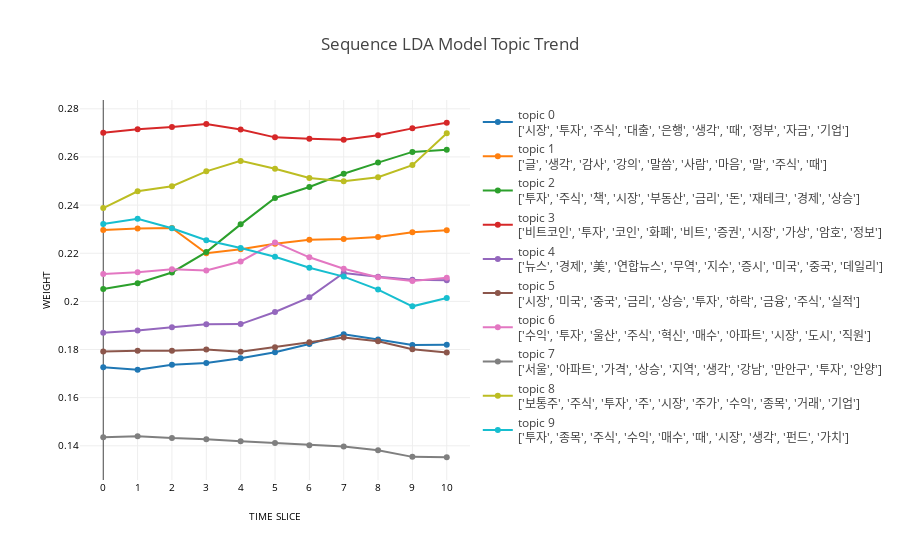

This figure's notebook cell:
### Code cell
tc.get_sequence_topic_graph()

### Figure 1 — Plotly figure (JSON) as saved in the notebook; plotly's stock layout.template omitted (floating-point values rounded to 4 significant figures)
{"data": [{"marker": {}, "name": "topic 0<br>['시장', '투자', '주식', '대출', '은행', '생각', '때', '정부', '자금', '기업']", "type": "scatter", "x": ["0", "1", "2", "3", "4", "5", "6", "7", "8", "9", "10"], "y": [0.1727, 0.1716, 0.1736, 0.1744, 0.1763, 0.1789, 0.1823, 0.1864, 0.1842, 0.1819, 0.182], "yaxis": "y"}, {"marker": {}, "name": "topic 1<br>['글', '생각', '감사', '강의', '말씀', '사람', '마음', '말', '주식', '때']", "type": "scatter", "x": ["0", "1", "2", "3", "4", "5", "6", "7", "8", "9", "10"], "y": [0.2296, 0.2302, 0.2305, 0.22, 0.2217, 0.224, 0.2256, 0.2259, 0.2268, 0.2288, 0.2295], "yaxis": "y"}, {"marker": {}, "name": "topic 2<br>['투자', '주식', '책', '시장', '부동산', '금리', '돈', '재테크', '경제', '상승']", "type": "scatter", "x": ["0", "1", "2", "3", "4", "5", "6", "7", "8", "9", "10"], "y": [0.2051, 0.2075, 0.212, 0.2205, 0.232, 0.243, 0.2475, 0.253, 0.2577, 0.2621, 0.263], "yaxis": "y"}, {"marker": {}, "name": "topic 3<br>['비트코인', '투자', '코인', '화폐', '비트', '증권', '시장', '가상', '암호', '정보']", "type": "scatter", "x": ["0", "1", "2", "3", "4", "5", "6", "7", "8", "9", "10"], "y": [0.2701, 0.2715, 0.2724, 0.2737, 0.2714, 0.2681, 0.2676, 0.2671, 0.269, 0.2719, 0.2742], "yaxis": "y"}, {"marker": {}, "name": "topic 4<br>['뉴스', '경제', '美', '연합뉴스', '무역', '지수', '증시', '미국', '중국', '데일리']", "type": "scatter", "x": ["0", "1", "2", "3", "4", "5", "6", "7", "8", "9", "10"], "y": [0.187, 0.1879, 0.1892, 0.1905, 0.1906, 0.1956, 0.2017, 0.2118, 0.2102, 0.209, 0.2087], "yaxis": "y"}, {"marker": {}, "name": "topic 5<br>['시장', '미국', '중국', '금리', '상승', '투자', '하락', '금융', '주식', '실적']", "type": "scatter", "x": ["0", "1", "2", "3", "4", "5", "6", "7", "8", "9", "10"], "y": [0.1792, 0.1795, 0.1795, 0.18, 0.1791, 0.181, 0.183, 0.185, 0.1834, 0.1801, 0.1788], "yaxis": "y"}, {"marker": {}, "name": "topic 6<br>['수익', '투자', '울산', '주식', '혁신', '매수', '아파트', '시장', '도시', '직원']", "type": "scatter", "x": ["0", "1", "2", "3", "4", "5", "6", "7", "8", "9", "10"], "y": [0.2114, 0.2121, 0.2133, 0.2128, 0.2166, 0.2245, 0.2183, 0.2136, 0.2101, 0.2085, 0.2098], "yaxis": "y"}, {"marker": {}, "name": "topic 7<br>['서울', '아파트', '가격', '상승', '지역', '생각', '강남', '만안구', '투자', '안양']", "type": "scatter", "x": ["0", "1", "2", "3", "4", "5", "6", "7", "8", "9", "10"], "y": [0.1435, 0.144, 0.1432, 0.1428, 0.1419, 0.1412, 0.1402, 0.1397, 0.1382, 0.1354, 0.1353], "yaxis": "y"}, {"marker": {}, "name": "topic 8<br>['보통주', '주식', '투자', '주', '시장', '주가', '수익', '종목', '거래', '기업']", "type": "scatter", "x": ["0", "1", "2", "3", "4", "5", "6", "7", "8", "9", "10"], "y": [0.2387, 0.2457, 0.2479, 0.254, 0.2584, 0.2551, 0.2512, 0.2499, 0.2516, 0.2566, 0.2699], "yaxis": "y"}, {"marker": {}, "name": "topic 9<br>['투자', '종목', '주식', '수익', '매수', '때', '시장', '생각', '펀드', '가치']", "type": "scatter", "x": ["0", "1", "2", "3", "4", "5", "6", "7", "8", "9", "10"], "y": [0.2321, 0.2343, 0.2304, 0.2254, 0.2222, 0.2186, 0.2139, 0.2103, 0.2049, 0.1979, 0.2014], "yaxis": "y"}], "layout": {"title": "Sequence LDA Model Topic Trend", "xaxis": {"dtick": 1, "exponentformat": "e", "showexponent": "all", "showticklabels": true, "tickangle": 0, "tickfont": {"color": "black", "size": 10}, "title": "TIME SLICE", "titlefont": {"color": "black", "size": 10}}, "yaxis": {"exponentformat": "e", "showexponent": "all", "showticklabels": true, "tickangle": 0, "tickfont": {"color": "black", "size": 10}, "title": "WEIGHT", "titlefont": {"color": "black", "size": 10}}}}
